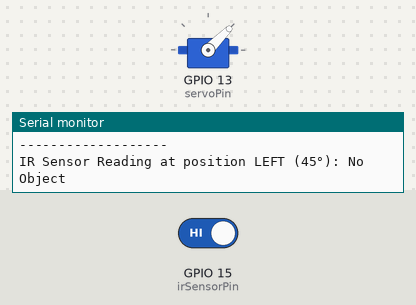
Bench run of a sketch on a simulated ESP32. Shown: servo, the last lines printed to the serial monitor. The test bench sets the inputs (shaded band); at power-on: GPIO 15 (irSensorPin) HIGH.

Above: at 16.8 s.
16.9 s: GPIO 15 (irSensorPin) driven LOW
At 20.5 s:
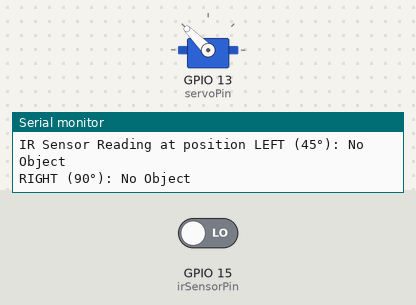
Timing chart, 0 to 33.5 s (numbered marks = the images above; inputs shaded):
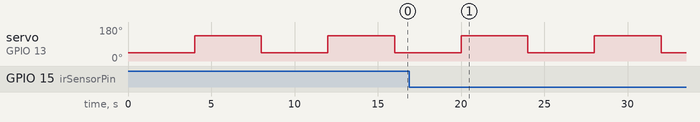

The sketch:

servo_180Tester.ino
```cpp
#include <ESP32Servo.h>

Servo myServo;
const int servoPin = 13;  // change this to whatever pin you used
const int irSensorPin = 15;  // IR sensor pin - change if needed

void setup() {
  Serial.begin(115200);  // Initialize Serial Monitor
  myServo.attach(servoPin);
  pinMode(irSensorPin, INPUT);  // Set IR sensor pin as input
  Serial.println("IR Sensor and Servo Tester Started");
}

void loop() {
  // Read IR sensor
  int irValue = digitalRead(irSensorPin);
  Serial.print("IR Sensor Reading at position ");

  myServo.write(45);
  Serial.print("LEFT (45°): ");
  Serial.println(irValue == LOW ? "Object Detected" : "No Object");
  delay(4000);

  myServo.write(135);
  Serial.print("RIGHT (90°): ");
  Serial.println(irValue == LOW ? "Object Detected" : "No Object");
  delay(4000);


  Serial.println("-------------------");
}
```

Measured:
- by itself, servo on GPIO 13 (servoPin): alternates 135° for 4.0 s and 45° for 4.0 s
